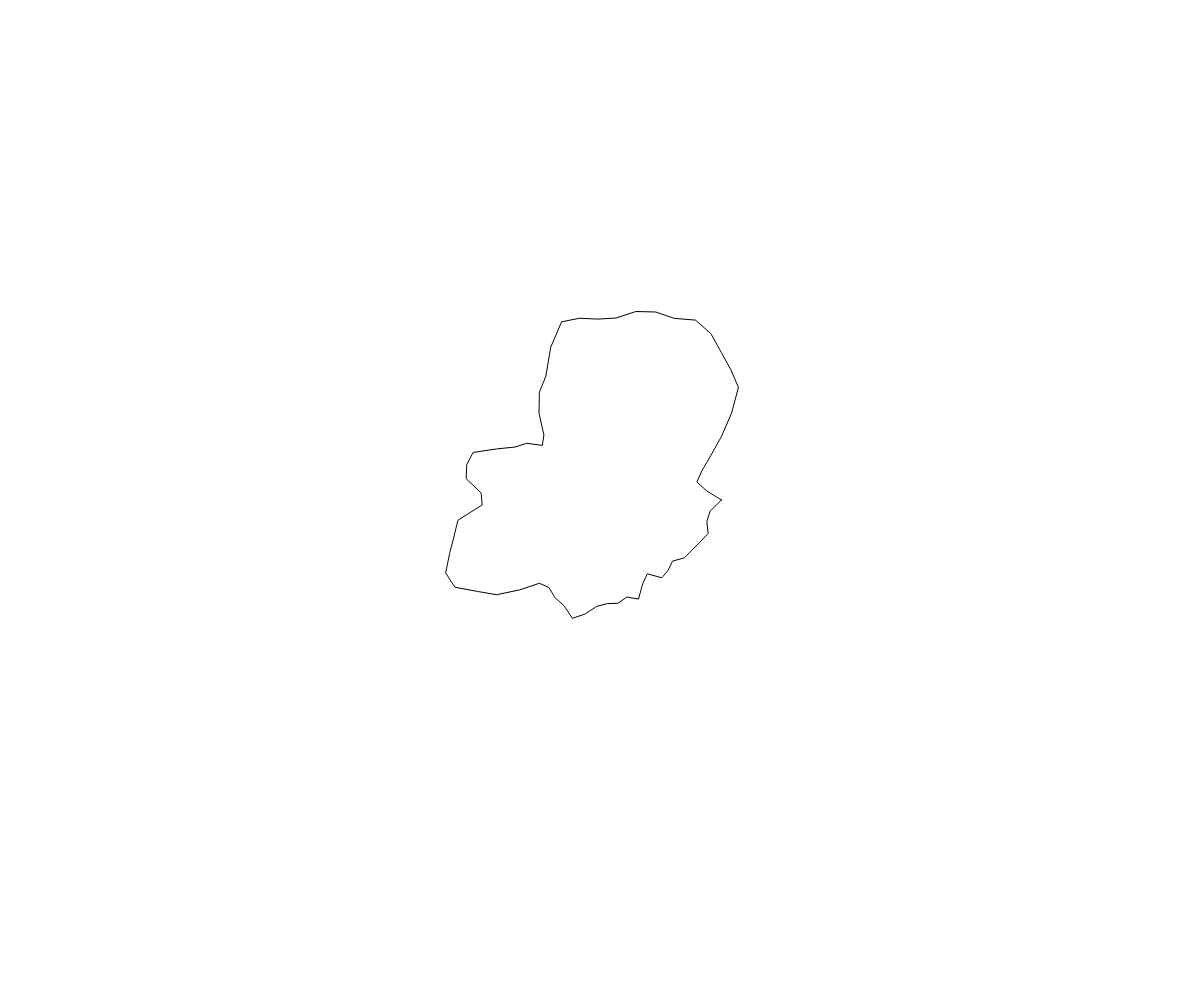
Frame 1 (no input)
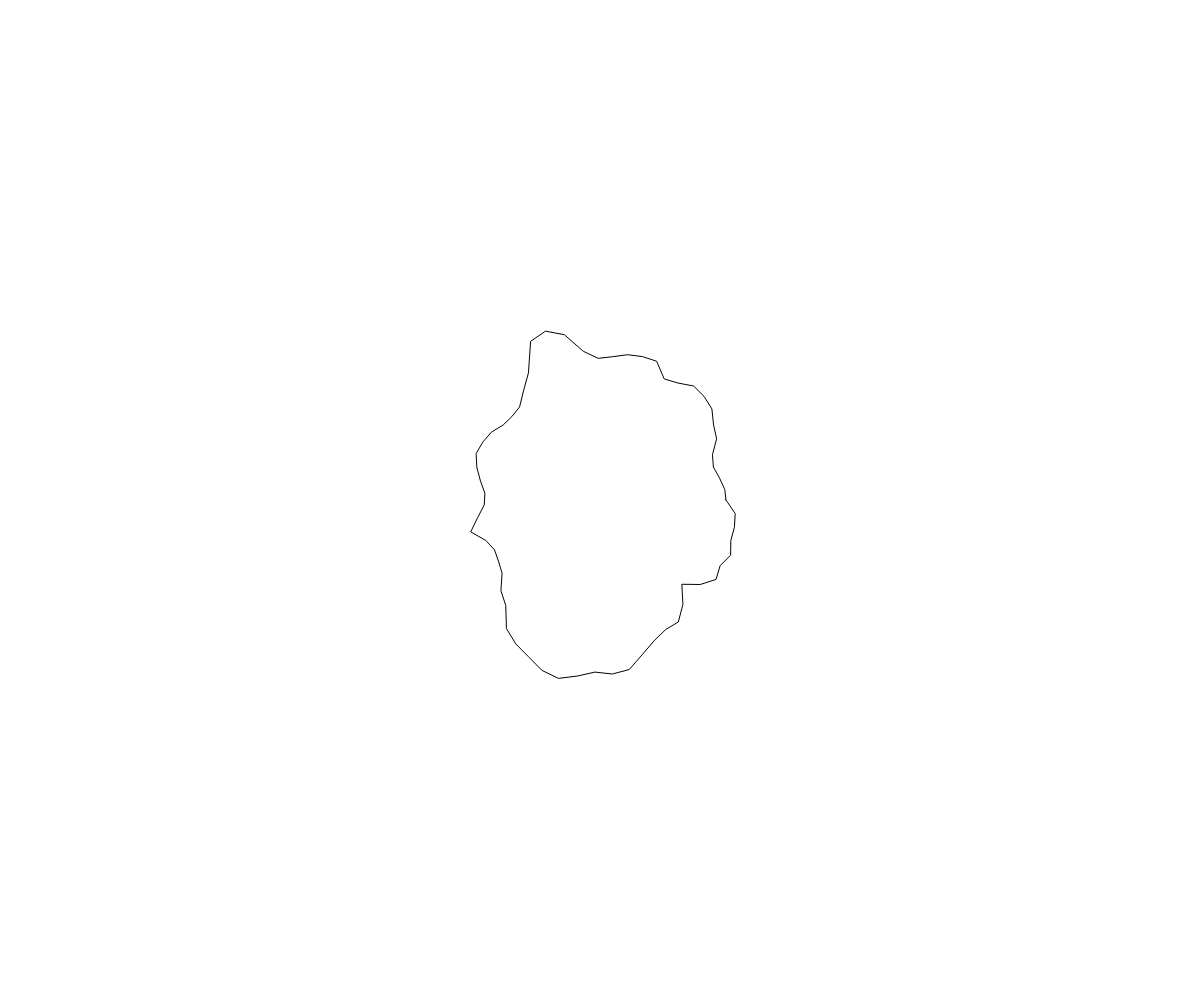
Frame 60 (no input)
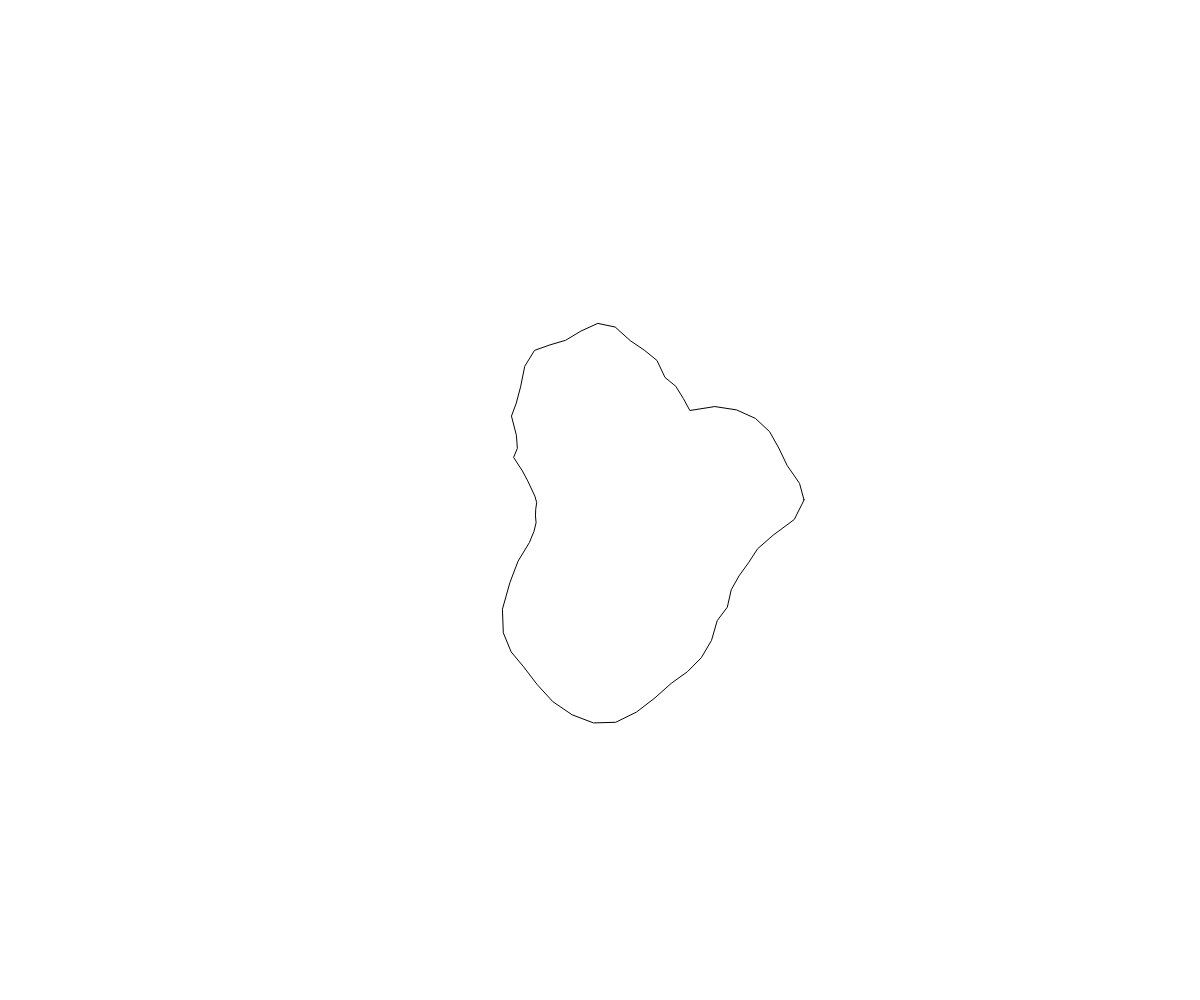
Frame 120 (the mouse pressed at the canvas centre since frame 60)

The p5.js sketch that drew these frames (run headless with seeded random() and noise() and a simulated clock; from frame 60 on, the mouse is pressed at the canvas centre):

// p5.js sketch
// ── sketch.js
function setup() {
  createCanvas(window.innerWidth, window.innerHeight);
  noFill();
}

function draw() 
{
  background(255);
  beginShape();
  let xo = width/2;
  let yo = height/2;
  for (let a = 0; a < 2 * PI; a += .1) 
  {
    let t = frameCount*.01;
    let r = noise(cos(a)+2, sin(a)+2,t)*300;
    let xoff = r * cos(a);
    let yoff = r * sin(a);
    vertex(xo+xoff, yo+yoff);
  }
  endShape(CLOSE);
}
